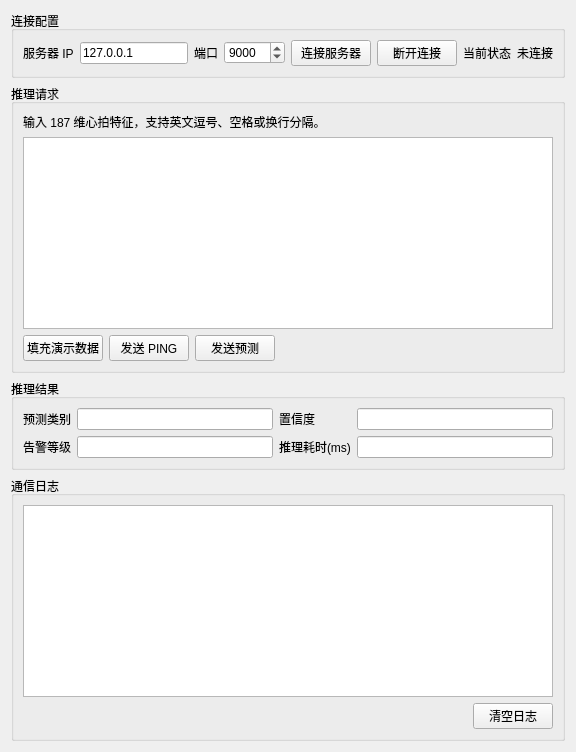
<?xml version="1.0" encoding="UTF-8"?>
<ui version="4.0">
 <class>InferPage</class>
 <widget class="QWidget" name="InferPage">
  <layout class="QVBoxLayout" name="verticalLayoutRoot">
   <item>
    <widget class="QGroupBox" name="groupBoxConnection">
     <property name="title">
      <string>连接配置</string>
     </property>
     <layout class="QHBoxLayout" name="horizontalLayoutConnection">
      <item>
       <widget class="QLabel" name="labelHost">
        <property name="text">
         <string>服务器 IP</string>
        </property>
       </widget>
      </item>
      <item>
       <widget class="QLineEdit" name="lineEditHost">
        <property name="text">
         <string>127.0.0.1</string>
        </property>
       </widget>
      </item>
      <item>
       <widget class="QLabel" name="labelPort">
        <property name="text">
         <string>端口</string>
        </property>
       </widget>
      </item>
      <item>
       <widget class="QSpinBox" name="spinBoxPort">
        <property name="maximum">
         <number>65535</number>
        </property>
        <property name="value">
         <number>9000</number>
        </property>
       </widget>
      </item>
      <item>
       <widget class="QPushButton" name="pushButtonConnect">
        <property name="text">
         <string>连接服务器</string>
        </property>
       </widget>
      </item>
      <item>
       <widget class="QPushButton" name="pushButtonDisconnect">
        <property name="text">
         <string>断开连接</string>
        </property>
       </widget>
      </item>
      <item>
       <widget class="QLabel" name="labelConnectionState">
        <property name="text">
         <string>当前状态</string>
        </property>
       </widget>
      </item>
      <item>
       <widget class="QLabel" name="labelConnectionStateValue">
        <property name="text">
         <string>未连接</string>
        </property>
       </widget>
      </item>
     </layout>
    </widget>
   </item>
   <item>
    <widget class="QGroupBox" name="groupBoxRequest">
     <property name="title">
      <string>推理请求</string>
     </property>
     <layout class="QVBoxLayout" name="verticalLayoutRequest">
      <item>
       <widget class="QLabel" name="labelFeatureHint">
        <property name="text">
         <string>输入 187 维心拍特征，支持英文逗号、空格或换行分隔。</string>
        </property>
       </widget>
      </item>
      <item>
       <widget class="QPlainTextEdit" name="plainTextEditFeatures"/>
      </item>
      <item>
       <layout class="QHBoxLayout" name="horizontalLayoutRequestButtons">
        <item>
         <widget class="QPushButton" name="pushButtonFillSample">
          <property name="text">
           <string>填充演示数据</string>
          </property>
         </widget>
        </item>
        <item>
         <widget class="QPushButton" name="pushButtonPing">
          <property name="text">
           <string>发送 PING</string>
          </property>
         </widget>
        </item>
        <item>
         <widget class="QPushButton" name="pushButtonPredict">
          <property name="text">
           <string>发送预测</string>
          </property>
         </widget>
        </item>
        <item>
         <spacer name="horizontalSpacerRequest">
          <property name="orientation">
           <enum>Qt::Horizontal</enum>
          </property>
          <property name="sizeHint" stdset="0">
           <size>
            <width>40</width>
            <height>20</height>
           </size>
          </property>
         </spacer>
        </item>
       </layout>
      </item>
     </layout>
    </widget>
   </item>
   <item>
    <widget class="QGroupBox" name="groupBoxResult">
     <property name="title">
      <string>推理结果</string>
     </property>
     <layout class="QGridLayout" name="gridLayoutResult">
      <item row="0" column="0">
       <widget class="QLabel" name="labelPred">
        <property name="text">
         <string>预测类别</string>
        </property>
       </widget>
      </item>
      <item row="0" column="1">
       <widget class="QLineEdit" name="lineEditPred">
        <property name="readOnly">
         <bool>true</bool>
        </property>
       </widget>
      </item>
      <item row="0" column="2">
       <widget class="QLabel" name="labelConf">
        <property name="text">
         <string>置信度</string>
        </property>
       </widget>
      </item>
      <item row="0" column="3">
       <widget class="QLineEdit" name="lineEditConf">
        <property name="readOnly">
         <bool>true</bool>
        </property>
       </widget>
      </item>
      <item row="1" column="0">
       <widget class="QLabel" name="labelAlert">
        <property name="text">
         <string>告警等级</string>
        </property>
       </widget>
      </item>
      <item row="1" column="1">
       <widget class="QLineEdit" name="lineEditAlert">
        <property name="readOnly">
         <bool>true</bool>
        </property>
       </widget>
      </item>
      <item row="1" column="2">
       <widget class="QLabel" name="labelLatency">
        <property name="text">
         <string>推理耗时(ms)</string>
        </property>
       </widget>
      </item>
      <item row="1" column="3">
       <widget class="QLineEdit" name="lineEditLatency">
        <property name="readOnly">
         <bool>true</bool>
        </property>
       </widget>
      </item>
     </layout>
    </widget>
   </item>
   <item>
    <widget class="QGroupBox" name="groupBoxLog">
     <property name="title">
      <string>通信日志</string>
     </property>
     <layout class="QVBoxLayout" name="verticalLayoutLog">
      <item>
       <widget class="QPlainTextEdit" name="plainTextEditLog">
        <property name="readOnly">
         <bool>true</bool>
        </property>
       </widget>
      </item>
      <item>
       <layout class="QHBoxLayout" name="horizontalLayoutLogButtons">
        <item>
         <spacer name="horizontalSpacerLog">
          <property name="orientation">
           <enum>Qt::Horizontal</enum>
          </property>
          <property name="sizeHint" stdset="0">
           <size>
            <width>40</width>
            <height>20</height>
           </size>
          </property>
         </spacer>
        </item>
        <item>
         <widget class="QPushButton" name="pushButtonClearLog">
          <property name="text">
           <string>清空日志</string>
          </property>
         </widget>
        </item>
       </layout>
      </item>
     </layout>
    </widget>
   </item>
  </layout>
 </widget>
 <resources/>
 <connections/>
</ui>
